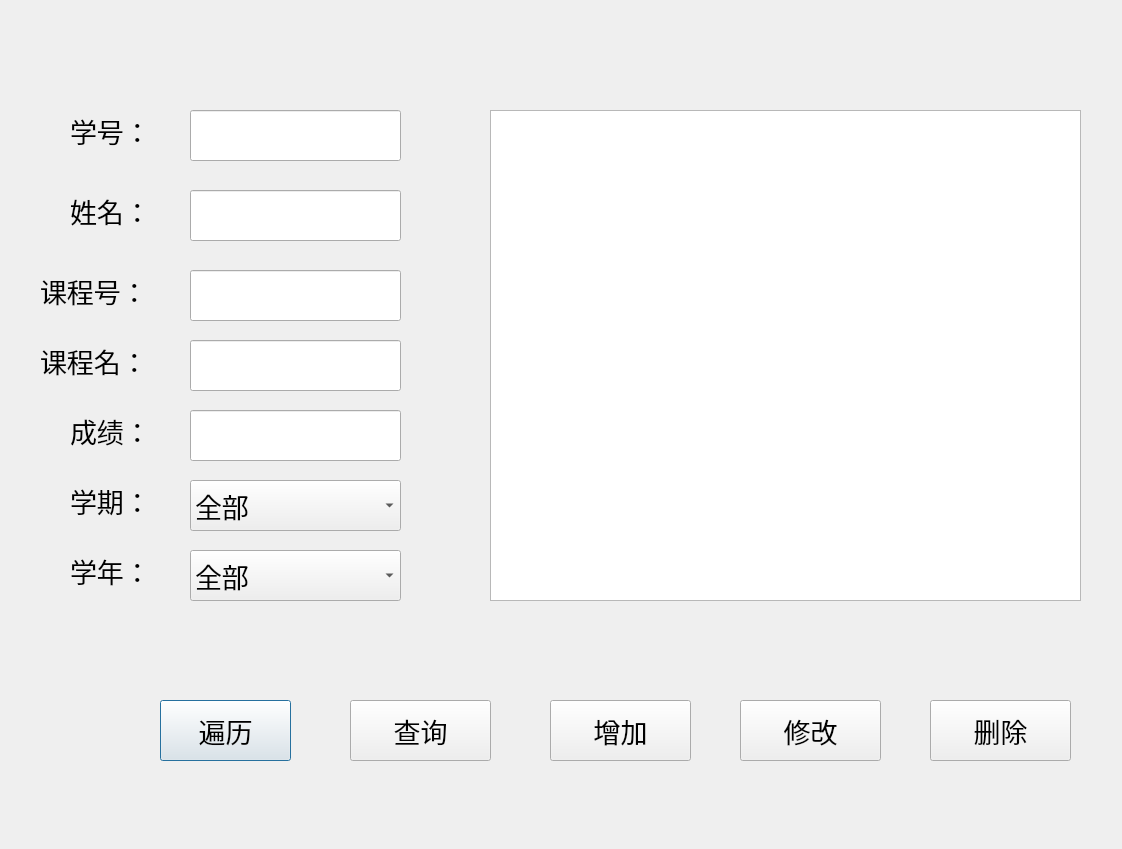
<?xml version="1.0" encoding="UTF-8"?>
<ui version="4.0">
 <class>login</class>
 <widget class="QDialog" name="login">
  <property name="geometry">
   <rect>
    <x>0</x>
    <y>0</y>
    <width>1122</width>
    <height>849</height>
   </rect>
  </property>
  <property name="windowTitle">
   <string>学生成绩管理</string>
  </property>
  <property name="windowIcon">
   <iconset>
    <normaloff>login_ui.png</normaloff>login_ui.png</iconset>
  </property>
  <widget class="QLabel" name="name_label">
   <property name="geometry">
    <rect>
     <x>70</x>
     <y>180</y>
     <width>121</width>
     <height>61</height>
    </rect>
   </property>
   <property name="font">
    <font>
     <pointsize>20</pointsize>
    </font>
   </property>
   <property name="text">
    <string>姓名：</string>
   </property>
  </widget>
  <widget class="QLineEdit" name="name_lineEdit">
   <property name="geometry">
    <rect>
     <x>190</x>
     <y>190</y>
     <width>211</width>
     <height>51</height>
    </rect>
   </property>
  </widget>
  <widget class="QPushButton" name="select_all_Button">
   <property name="geometry">
    <rect>
     <x>160</x>
     <y>700</y>
     <width>131</width>
     <height>61</height>
    </rect>
   </property>
   <property name="font">
    <font>
     <family>Agency FB</family>
     <pointsize>20</pointsize>
    </font>
   </property>
   <property name="text">
    <string>遍历</string>
   </property>
  </widget>
  <widget class="QPushButton" name="select_Button">
   <property name="geometry">
    <rect>
     <x>350</x>
     <y>700</y>
     <width>141</width>
     <height>61</height>
    </rect>
   </property>
   <property name="font">
    <font>
     <family>Agency FB</family>
     <pointsize>20</pointsize>
    </font>
   </property>
   <property name="text">
    <string>查询</string>
   </property>
  </widget>
  <widget class="QLabel" name="sno_label">
   <property name="geometry">
    <rect>
     <x>70</x>
     <y>90</y>
     <width>131</width>
     <height>81</height>
    </rect>
   </property>
   <property name="font">
    <font>
     <family>Agency FB</family>
     <pointsize>20</pointsize>
    </font>
   </property>
   <property name="text">
    <string>学号：</string>
   </property>
  </widget>
  <widget class="QLineEdit" name="sno_lineEdit">
   <property name="geometry">
    <rect>
     <x>190</x>
     <y>110</y>
     <width>211</width>
     <height>51</height>
    </rect>
   </property>
  </widget>
  <widget class="QLabel" name="cour_id_label">
   <property name="geometry">
    <rect>
     <x>40</x>
     <y>260</y>
     <width>121</width>
     <height>61</height>
    </rect>
   </property>
   <property name="font">
    <font>
     <pointsize>20</pointsize>
    </font>
   </property>
   <property name="text">
    <string>课程号：</string>
   </property>
  </widget>
  <widget class="QLineEdit" name="cour_id_lineEdit">
   <property name="geometry">
    <rect>
     <x>190</x>
     <y>270</y>
     <width>211</width>
     <height>51</height>
    </rect>
   </property>
  </widget>
  <widget class="QLabel" name="cour_name_label">
   <property name="geometry">
    <rect>
     <x>40</x>
     <y>330</y>
     <width>161</width>
     <height>61</height>
    </rect>
   </property>
   <property name="font">
    <font>
     <pointsize>20</pointsize>
    </font>
   </property>
   <property name="text">
    <string>课程名：</string>
   </property>
  </widget>
  <widget class="QLineEdit" name="cour_name_lineEdit">
   <property name="geometry">
    <rect>
     <x>190</x>
     <y>340</y>
     <width>211</width>
     <height>51</height>
    </rect>
   </property>
  </widget>
  <widget class="QLabel" name="grades_label">
   <property name="geometry">
    <rect>
     <x>70</x>
     <y>400</y>
     <width>121</width>
     <height>61</height>
    </rect>
   </property>
   <property name="font">
    <font>
     <pointsize>20</pointsize>
    </font>
   </property>
   <property name="text">
    <string>成绩：</string>
   </property>
  </widget>
  <widget class="QLineEdit" name="grades_lineEdit">
   <property name="geometry">
    <rect>
     <x>190</x>
     <y>410</y>
     <width>211</width>
     <height>51</height>
    </rect>
   </property>
  </widget>
  <widget class="QLabel" name="learn_sem_label">
   <property name="geometry">
    <rect>
     <x>70</x>
     <y>470</y>
     <width>121</width>
     <height>61</height>
    </rect>
   </property>
   <property name="font">
    <font>
     <pointsize>20</pointsize>
    </font>
   </property>
   <property name="text">
    <string>学期：</string>
   </property>
  </widget>
  <widget class="QLabel" name="learn_year_label">
   <property name="geometry">
    <rect>
     <x>70</x>
     <y>540</y>
     <width>121</width>
     <height>61</height>
    </rect>
   </property>
   <property name="font">
    <font>
     <pointsize>20</pointsize>
    </font>
   </property>
   <property name="text">
    <string>学年：</string>
   </property>
  </widget>
  <widget class="QTableWidget" name="stu_grad_tableWidget">
   <property name="geometry">
    <rect>
     <x>490</x>
     <y>110</y>
     <width>591</width>
     <height>491</height>
    </rect>
   </property>
  </widget>
  <widget class="QPushButton" name="add_Button">
   <property name="geometry">
    <rect>
     <x>550</x>
     <y>700</y>
     <width>141</width>
     <height>61</height>
    </rect>
   </property>
   <property name="font">
    <font>
     <family>Agency FB</family>
     <pointsize>20</pointsize>
    </font>
   </property>
   <property name="text">
    <string>增加</string>
   </property>
  </widget>
  <widget class="QPushButton" name="change_Button">
   <property name="geometry">
    <rect>
     <x>740</x>
     <y>700</y>
     <width>141</width>
     <height>61</height>
    </rect>
   </property>
   <property name="font">
    <font>
     <family>Agency FB</family>
     <pointsize>20</pointsize>
    </font>
   </property>
   <property name="text">
    <string>修改</string>
   </property>
  </widget>
  <widget class="QPushButton" name="delete_Button">
   <property name="geometry">
    <rect>
     <x>930</x>
     <y>700</y>
     <width>141</width>
     <height>61</height>
    </rect>
   </property>
   <property name="font">
    <font>
     <family>Agency FB</family>
     <pointsize>20</pointsize>
    </font>
   </property>
   <property name="text">
    <string>删除</string>
   </property>
  </widget>
  <widget class="QComboBox" name="learn_sem_comboBox">
   <property name="geometry">
    <rect>
     <x>190</x>
     <y>480</y>
     <width>211</width>
     <height>51</height>
    </rect>
   </property>
   <property name="font">
    <font>
     <family>Agency FB</family>
     <pointsize>20</pointsize>
    </font>
   </property>
   <item>
    <property name="text">
     <string>全部</string>
    </property>
   </item>
   <item>
    <property name="text">
     <string>春</string>
    </property>
   </item>
   <item>
    <property name="text">
     <string>秋</string>
    </property>
   </item>
  </widget>
  <widget class="QComboBox" name="learn_year_comboBox">
   <property name="geometry">
    <rect>
     <x>190</x>
     <y>550</y>
     <width>211</width>
     <height>51</height>
    </rect>
   </property>
   <property name="font">
    <font>
     <family>Agency FB</family>
     <pointsize>20</pointsize>
    </font>
   </property>
   <item>
    <property name="text">
     <string>全部</string>
    </property>
   </item>
   <item>
    <property name="text">
     <string>第一学年</string>
    </property>
   </item>
   <item>
    <property name="text">
     <string>第二学年</string>
    </property>
   </item>
   <item>
    <property name="text">
     <string>第三学年</string>
    </property>
   </item>
   <item>
    <property name="text">
     <string>第四学年</string>
    </property>
   </item>
  </widget>
 </widget>
 <resources/>
 <connections/>
</ui>
